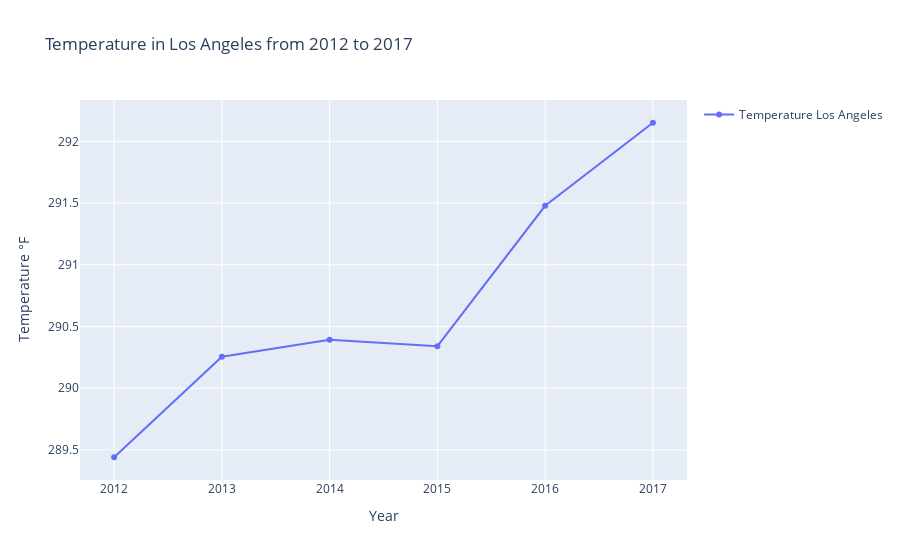

The notebook cell saved with this chart:
### Code cell
#Get the rsult of the function linear_graphic
fig = linear_graphic(dataframes['temperature_WH'],'Los Angeles')
fig.update_layout(
    title="Temperature in Los Angeles from 2012 to 2017",
    xaxis_title="Year",
    yaxis_title="Temperature °F",
    showlegend=True
)
fig.show()

### Figure 1 — Plotly figure (JSON) as saved in the notebook; plotly's stock layout.template omitted (floating-point values rounded to 4 significant figures)
{"data": [{"mode": "lines+markers", "name": "Temperature Los Angeles", "type": "scatter", "x": [2012, 2013, 2014, 2015, 2016, 2017], "y": [289.4, 290.3, 290.4, 290.3, 291.5, 292.2]}], "layout": {"showlegend": true, "title": {"text": "Temperature in Los Angeles from 2012 to 2017"}, "xaxis": {"title": {"text": "Year"}}, "yaxis": {"title": {"text": "Temperature °F"}}}}
